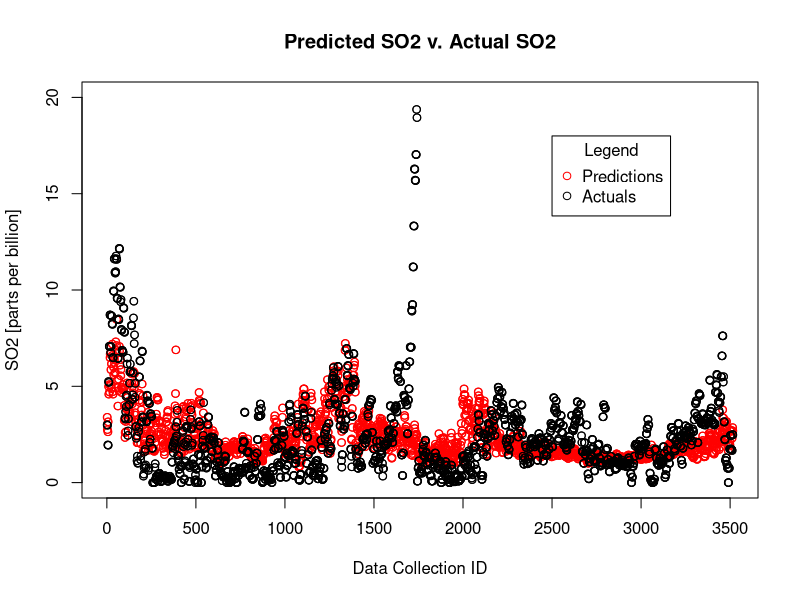

This figure's R source:
#Hope Albers and Arshan Tarapore
rm(list=ls())

az <- read.csv("az2000.csv")
azdf <- az[c(5,8,11,14)]
azdf$so2_mean01 <- ifelse(azdf$so2_mean > median(azdf$so2_mean),1,0)

samplesize <- floor(0.80 * nrow(azdf))
train_ind <- sample(seq_len(nrow(azdf)), size = samplesize)
trn <- azdf[train_ind, ]
tst <- azdf[-train_ind, ]
trn_so2_01 <- trn$so2_mean01 
trnso2 <- trn$so2_mean

logfit <- glm(so2_mean01~no2_mean+o3_mean+co_mean,data=azdf,family="binomial")
summary(logfit)
coef(logfit)

glm.prob <- predict(logfit,type="response")
glm.pred <- rep("0",length(glm.prob))
glm.pred[glm.prob>0.5] <- "1"
sum(as.numeric(glm.pred))/length(glm.pred)

confmat<- table(azdf$so2_mean01,glm.pred)
confmat
require(boot)

lfit <- lm(so2_mean~no2_mean+o3_mean+co_mean,data=azdf)
summary(lfit)


lpred <- predict(lfit)

summary(lpred)


plot(lpred,col='red',ylim=c(0,20),ylab="SO2 [parts per billion]",xlab="Data Collection ID",main="Predicted SO2 v. Actual SO2")
points(azdf$so2_mean,col="black")
legend(2500,18,c("Predictions","Actuals"),col=c("red","black"),pch=c(1,1),title="Legend")


print(paste('Success rate:',(mean(glm.pred==azdf$so2_mean01))))
print(paste('Error rate:',(mean(glm.pred!=azdf$so2_mean01))))
print(paste('Type 1 Error Rate:',confmat['0','1']/sum(confmat['0',])))
print(paste('Type 2 Error Rate:',confmat['1','0']/sum(confmat['1',])))
print(paste('Power:',confmat['1','1']/sum(confmat['1',])))
print(paste('Precision:',confmat['1','1']/(confmat['0','1']+confmat['1','1'])))


require(MASS)
lda.fit <- lda(so2_mean01~o3_mean+no2_mean+co_mean,data=trn,family="binomial")
lda.fit

lda.pred <- predict(lda.fit,tst)
cm02 <- table(tst$so2_mean01,lda.pred$class)
cm02
print(paste('Success rate:',(mean(lda.pred$class==tst$so2_mean01))))
print(paste('Error rate:',(mean(lda.pred$class!=tst$so2_mean01))))
print(paste('Type 1 Error Rate:',cm02['0','1']/sum(cm02['0',])))
print(paste('Type 2 Error Rate:',cm02['1','0']/sum(cm02['1',])))
print(paste('Power:',cm02['1','1']/sum(cm02['1',])))
print(paste('Precision:',cm02['1','1']/(cm02['0','1']+cm02['1','1'])))


qda.fit <- qda(so2_mean01~o3_mean+no2_mean+co_mean,data=trn,family="binomial")
qda.fit

qda.pred <- predict(qda.fit,tst)
cm2 <- table(tst$so2_mean01,qda.pred$class)
cm2
print(paste('Success rate:',(mean(qda.pred$class==tst$so2_mean01))))
print(paste('Error rate:',(mean(qda.pred$class!=tst$so2_mean01))))
print(paste('Type 1 Error Rate:',cm2['0','1']/sum(cm2['0',])))
print(paste('Type 2 Error Rate:',cm2['1','0']/sum(cm2['1',])))
print(paste('Power:',cm2['1','1']/sum(cm2['1',])))
print(paste('Precision:',cm2['1','1']/(cm2['0','1']+cm2['1','1'])))

